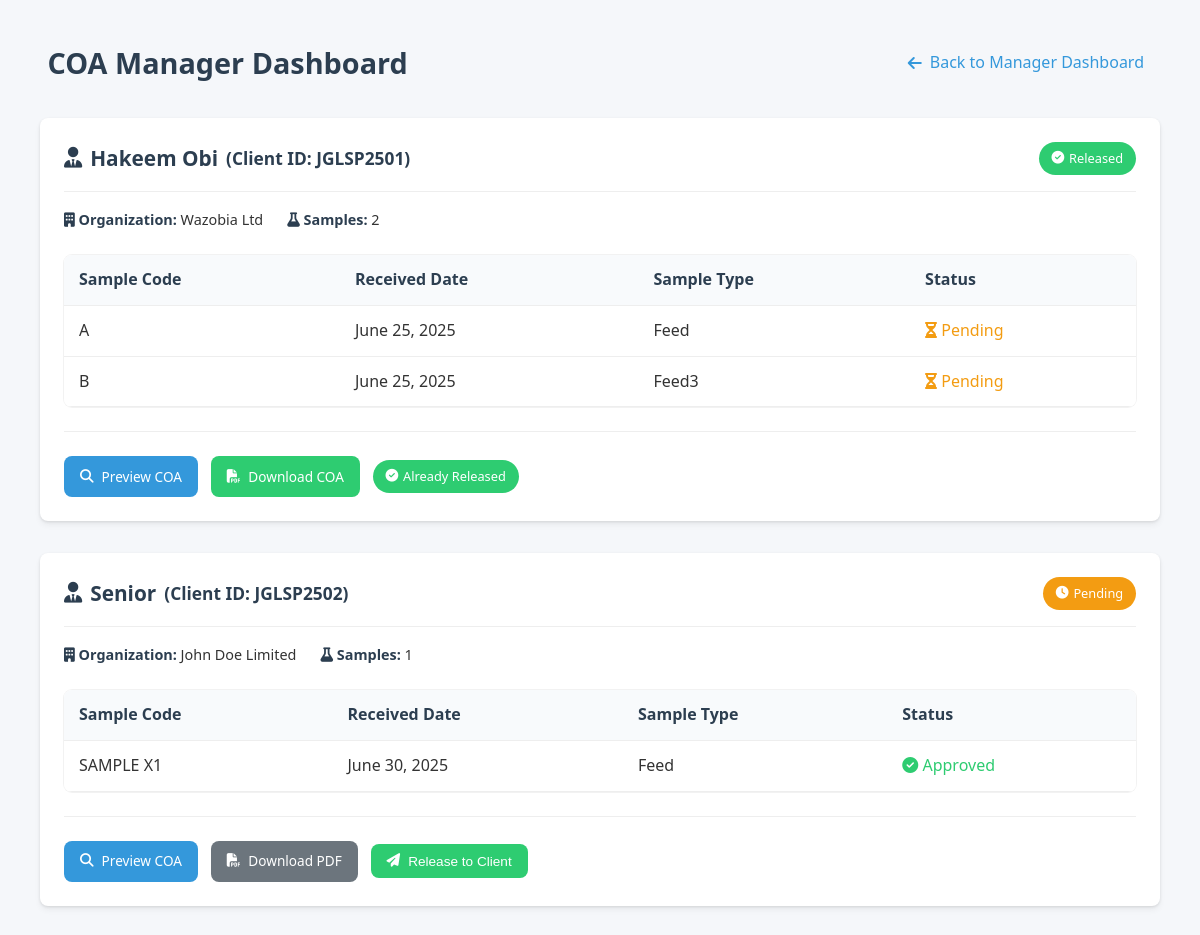
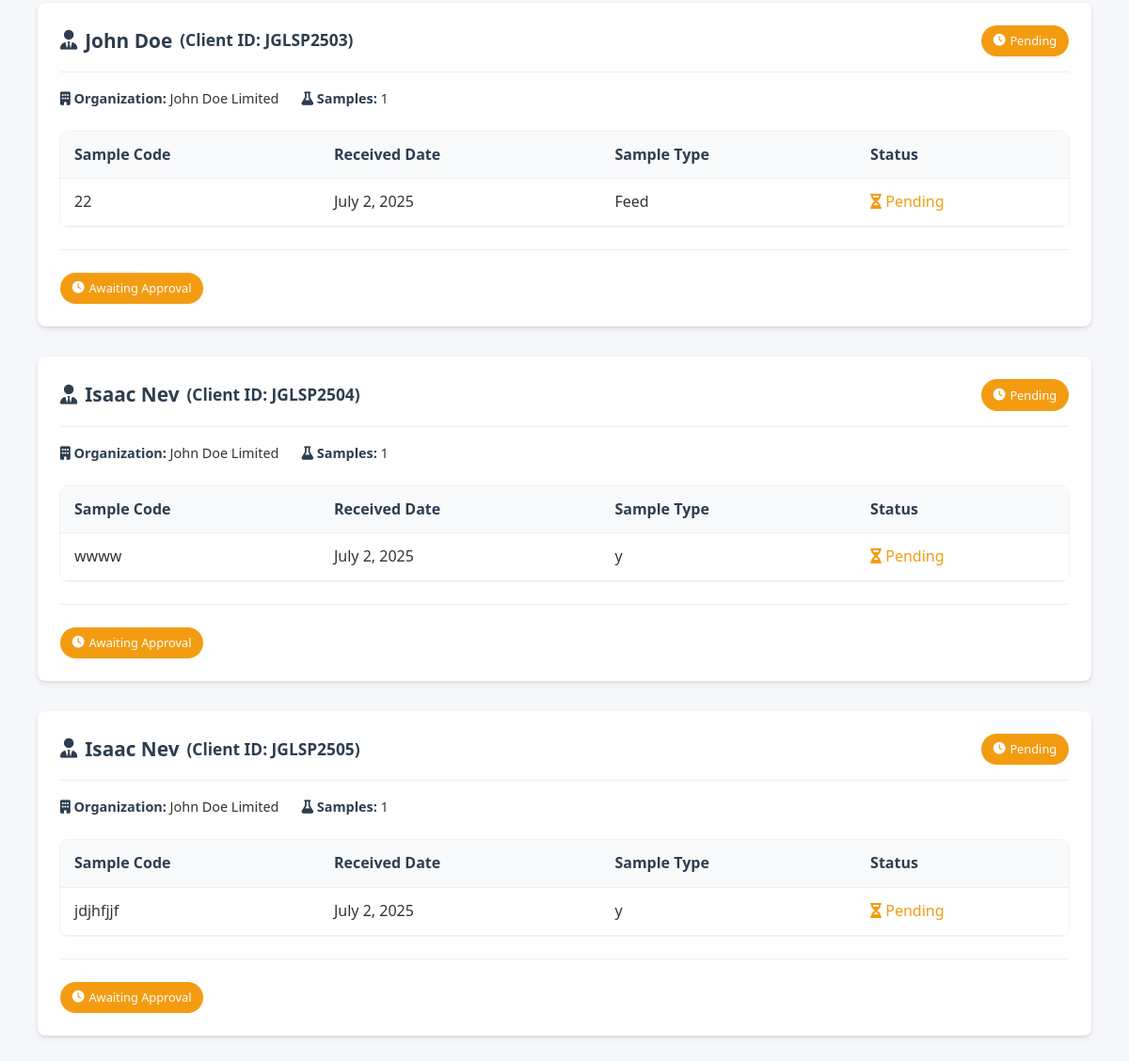
The page /coa_dashboard/ (signed in) on the database as committed earlier (2 pictures, top to bottom).
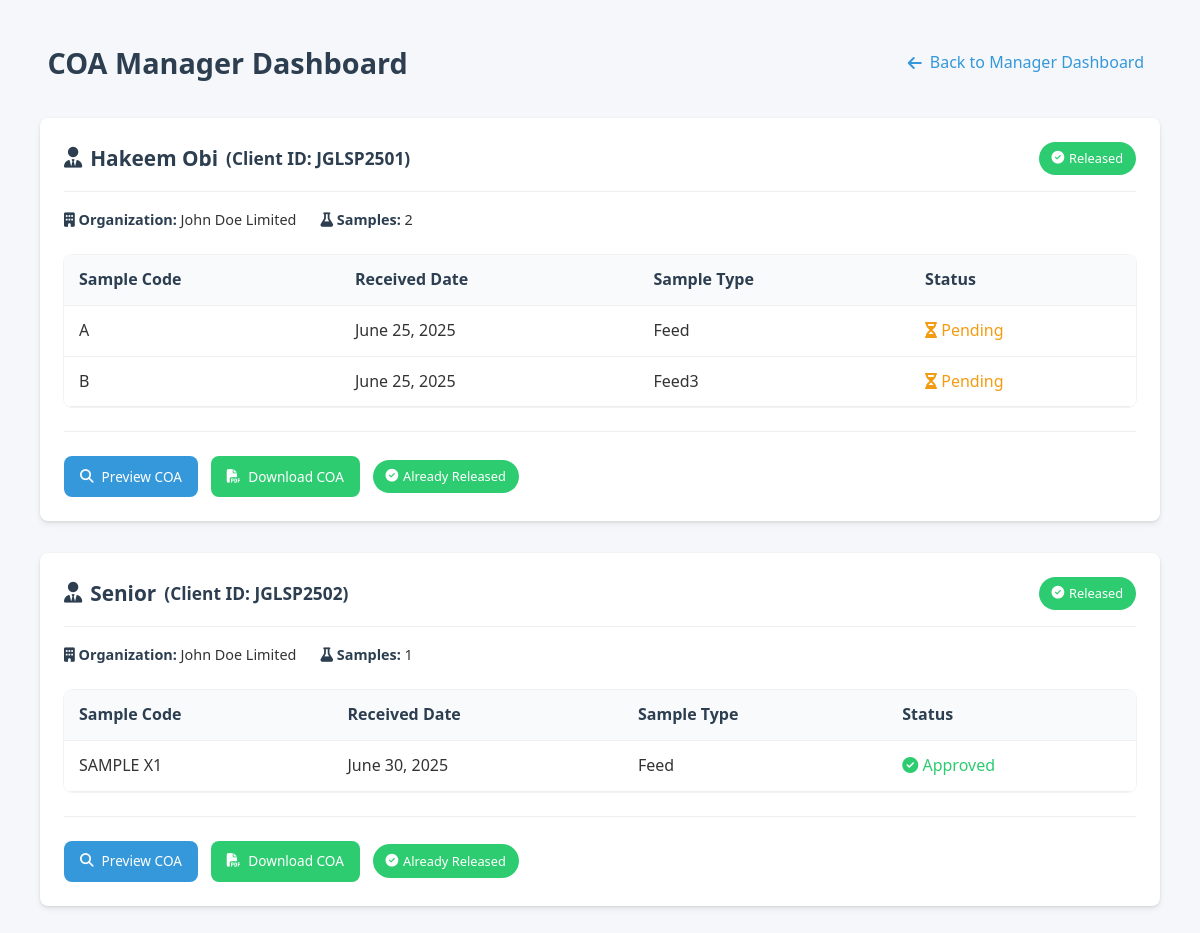
The same page on the database as committed later.
### lims/models/client.py (models this page shows, shortened)
class Client(models.Model):
    client_id = models.CharField(max_length=20, unique=True)
    name = models.CharField(max_length=100)
    organization = models.CharField(max_length=150)
    email = models.EmailField()
    phone = models.CharField(max_length=20)
    address = models.TextField()
    token = models.CharField(max_length=20, unique=True, blank=True)
    created = models.DateTimeField(auto_now_add=True)
    coa_released = models.BooleanField(default=False)

### lims/models/sample.py (models this page shows)
class Sample(models.Model):
    client = models.ForeignKey(Client, on_delete=models.CASCADE)
    sample_code = models.CharField(max_length=50, unique=True)
    sample_type = models.CharField(max_length=100)
    weight = models.DecimalField(max_digits=6, decimal_places=2)
    temperature = models.DecimalField(max_digits=5, decimal_places=2, null=True, blank=True)
    humidity = models.DecimalField(max_digits=5, decimal_places=2, null=True, blank=True)
    status = models.CharField(max_length=20, choices=SampleStatus.choices, default=SampleStatus.RECEIVED)
    received_date = models.DateField(auto_now_add=True)
    verified_at = models.DateTimeField(null=True, blank=True)
    coa_released = models.BooleanField(default=False)
    manager_comment = models.TextField(blank=True, null=True)

### lims/views/coa.py (the view)
# urls.py: path('coa_dashboard/', views.coa_dashboard, name='coa_dashboard'),
@login_required
def coa_dashboard(request):
    samples = (
        Sample.objects
        .exclude(sample_type="QC")
        .select_related("client")
        .order_by("client__client_id")
    )
    grouped = defaultdict(lambda: {"samples": [], "has_approved": False})
    for sample in samples:
        client_entry = grouped[sample.client]
        client_entry["samples"].append(sample)
        if sample.status == SampleStatus.APPROVED:
            client_entry["has_approved"] = True
    context = {
        "grouped": dict(grouped),
    }
    return render(request, "lims/coa_dashboard.html", context)

### lims/templates/lims/coa_dashboard.html (shortened to what this page needs)
<!DOCTYPE html>
<html lang="en">
<head>
  <link rel="stylesheet" href="https://cdnjs.cloudflare.com/ajax/libs/font-awesome/6.4.0/css/all.min.css">
</head>
<body>
  <div class="container">
    <div class="header">
      <h2> COA Manager Dashboard</h2>
      <a href="{% url 'manager_dashboard' %}" class="back-link">
        <i class="fas fa-arrow-left"></i> Back to Manager Dashboard
      </a>
    </div>
    {% for client, data in grouped.items %}
      {% with samples=data.samples has_approved=data.has_approved %}
      <div class="client-card">
        <div class="client-header">
          <h3><i class="fas fa-user-tie"></i> {{ client.name }} <small>(Client ID: {{ client.client_id }})</small></h3>
          <span class="status-badge {% if client.coa_released %}released{% else %}pending{% endif %}">
            {% if client.coa_released %}
              <i class="fas fa-check-circle"></i> Released
            {% else %}
              <i class="fas fa-clock"></i> Pending
            {% endif %}
          </span>
        </div>
        <div class="client-meta">
          <div class="meta-item">
            <strong><i class="fas fa-building"></i> Organization:</strong> {{ client.organization }}
          </div>
          <div class="meta-item">
            <strong><i class="fas fa-flask"></i> Samples:</strong> {{ samples|length }}
          </div>
        </div>
        <div class="table-container">
          <table>
            <thead>
              <tr>
                <th>Sample Code</th>
                <th>Received Date</th>
                <th>Sample Type</th>
                <th>Status</th>
              </tr>
            </thead>
            <tbody>
              {% for sample in samples %}
              <tr>
                <td>{{ sample.sample_code }}</td>
                <td>{{ sample.received_date }}</td>
                <td>{{ sample.sample_type }}</td>
                <td>
                  {% if sample.status == 'approved' %}
                    <span style="color: var(--secondary);"><i class="fas fa-check-circle"></i> Approved</span>
                  {% else %}
                    <span style="color: var(--warning);"><i class="fas fa-hourglass-half"></i> Pending</span>
                  {% endif %}
                </td>
              </tr>
              {% endfor %}
            </tbody>
          </table>
        </div>
        <div class="action-bar">
          {% if client.coa_released %}
            <a class="btn" href="{% url 'preview_coa' client.client_id %}" target="_blank">
              <i class="fas fa-search"></i> Preview COA
            </a>
            <a class="btn btn-success" href="{% url 'generate_coa' client.client_id %}">
              <i class="fas fa-file-pdf"></i> Download COA
            </a>
            <span class="status-badge released">
              <i class="fas fa-check-circle"></i> Already Released
            </span>
          {% else %}
            {% if has_approved %}
              <a class="btn" href="{% url 'preview_coa' client.client_id %}" target="_blank">
                <i class="fas fa-search"></i> Preview COA
              </a>
              <a class="btn btn-secondary" href="{% url 'generate_coa' client.client_id %}">
                <i class="fas fa-file-pdf"></i> Download PDF
              </a>
              <form method="post" action="{% url 'release_client_coa' client.id %}" style="display:inline;">
                <button type="submit" class="btn btn-success">
                  <i class="fas fa-paper-plane"></i> Release to Client
                </button>
              </form>
            {% else %}
              <span class="status-badge pending">
                <i class="fas fa-clock"></i> Awaiting Approval
              </span>
            {% endif %}
          {% endif %}
        </div>
      </div>
      {% endwith %}
    {% empty %}
      <div class="empty-state">
        <i class="fas fa-inbox" style="font-size: 3rem; color: #ccc; margin-bottom: 1rem;"></i>
        <h3>No client samples found</h3>
        <p>There are currently no client samples to display</p>
      </div>
    {% endfor %}
  </div>
</body>
</html>

### lims/templates/lims/coa_dashboard.html (style rules this page uses)
:root { --primary: #3498db; --secondary: #2ecc71; --danger: #e74c3c; --warning: #f39c12; --dark: #2c3e50; --light: #f9f9f9; --white: #ffffff; --border-radius: 8px; --box-shadow: 0 4px 6px rgba(0, 0, 0, 0.05), 0 1px 3px rgba(0, 0, 0, 0.1); }
body { font-family: 'Segoe UI', Roboto, -apple-system, sans-serif; padding: 2em; background-color: #f5f7fa; color: #333; line-height: 1.6; }
.container { max-width: 1200px; margin: 0 auto; }
.header { display: flex; justify-content: space-between; align-items: center; margin-bottom: 2rem; }
h2 { color: var(--dark); margin: 0; font-size: 1.8rem; font-weight: 600; }
.back-link { display: inline-flex; align-items: center; gap: 0.5rem; color: var(--primary); text-decoration: none; font-weight: 500; padding: 0.5rem 1rem; border-radius: var(--border-radius); transition: all 0.2s ease; }
.client-card { background: var(--white); padding: 1.5rem; margin-bottom: 2rem; border-radius: var(--border-radius); box-shadow: var(--box-shadow); transition: transform 0.3s ease, box-shadow 0.3s ease; }
.client-header { display: flex; justify-content: space-between; align-items: center; margin-bottom: 1rem; padding-bottom: 1rem; border-bottom: 1px solid #eee; }
h3 { color: var(--dark); margin: 0; font-size: 1.3rem; font-weight: 600; display: flex; align-items: center; gap: 0.5rem; }
.client-meta { display: flex; gap: 1.5rem; margin-bottom: 1rem; }
.meta-item { font-size: 0.9rem; }
.meta-item strong { color: var(--dark); }
.status-badge { display: inline-flex; align-items: center; gap: 0.3rem; padding: 0.4rem 0.8rem; border-radius: 20px; font-size: 0.8rem; font-weight: 500; }
.released { background-color: var(--secondary); color: white; }
.table-container { overflow-x: auto; margin: 1.5rem 0; border-radius: var(--border-radius); box-shadow: 0 0 0 1px rgba(0, 0, 0, 0.05); }
table { width: 100%; border-collapse: collapse; background: var(--white); }
th, td { padding: 12px 15px; text-align: left; border-bottom: 1px solid #eee; }
th { background-color: #f8fafc; font-weight: 600; color: var(--dark); white-space: nowrap; }
.action-bar { display: flex; gap: 0.8rem; flex-wrap: wrap; align-items: center; margin-top: 1.5rem; padding-top: 1.5rem; border-top: 1px solid #eee; }
.btn { display: inline-flex; align-items: center; gap: 0.5rem; padding: 0.6rem 1rem; background-color: var(--primary); color: white; border: none; border-radius: var(--border-radius); font-size: 0.85rem; font-weight: 500; cursor: pointer; text-decoration: none; transition: all 0.2s ease; }
.btn-success { background-color: var(--secondary); }

Rows that differ between the two databases and show on the page:
removed Client: name "John Doe", client_id "JGLSP2503", coa_released False (drawn), organization "John Doe Limited", samples|length "1"
removed Sample: sample_code "22", received_date "July 2, 2025", sample_type "Feed", status "received" (drawn), shown under "John Doe"
removed Client: name "Isaac Nev", client_id "JGLSP2504", coa_released False (drawn), organization "John Doe Limited", samples|length "1"
removed Sample: sample_code "wwww", received_date "July 2, 2025", sample_type "y", status "received" (drawn), shown under "Isaac Nev"
removed Client: name "Isaac Nev", client_id "JGLSP2505", coa_released False (drawn), organization "John Doe Limited", samples|length "1"
removed Sample: sample_code "jdjhfjjf", received_date "July 2, 2025", sample_type "y", status "assigned" (drawn), shown under "Isaac Nev"
changed Client "Hakeem Obi": organization "Wazobia Ltd" → "John Doe Limited"
changed Client "Senior": coa_released "Pending Download PDF Release to Client" → "Released Download COA Already Released"
